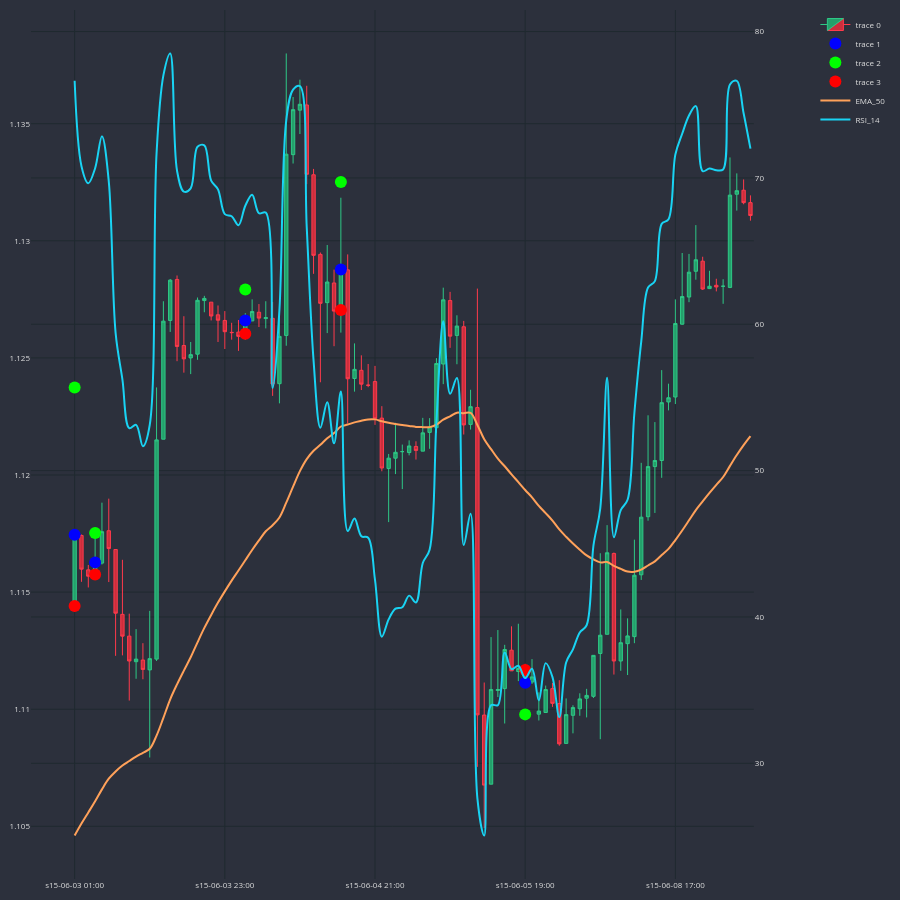

Here is the notebook cell this chart was saved with:
### Code cell
df_plot = df_slim.iloc[0:100]
cp = CandlePlot(df_plot, candles=True)

trades = cp.df_plot[cp.df_plot.SIGNAL != NONE]
markers = ["mid_c", "TP", "SL"]
marker_colors = ["#0000FF", "#00FF00", "#FF0000"]

for i in range(3):
    cp.fig.add_trace(go.Scatter(
        x = trades.sTime,
        y = trades[markers[i]],
        mode = "markers",
        marker=dict(color=marker_colors[i],size=12)
    ))

cp.show_plot(line_traces=["EMA_50"], sec_traces=["RSI_14"], height=250)
